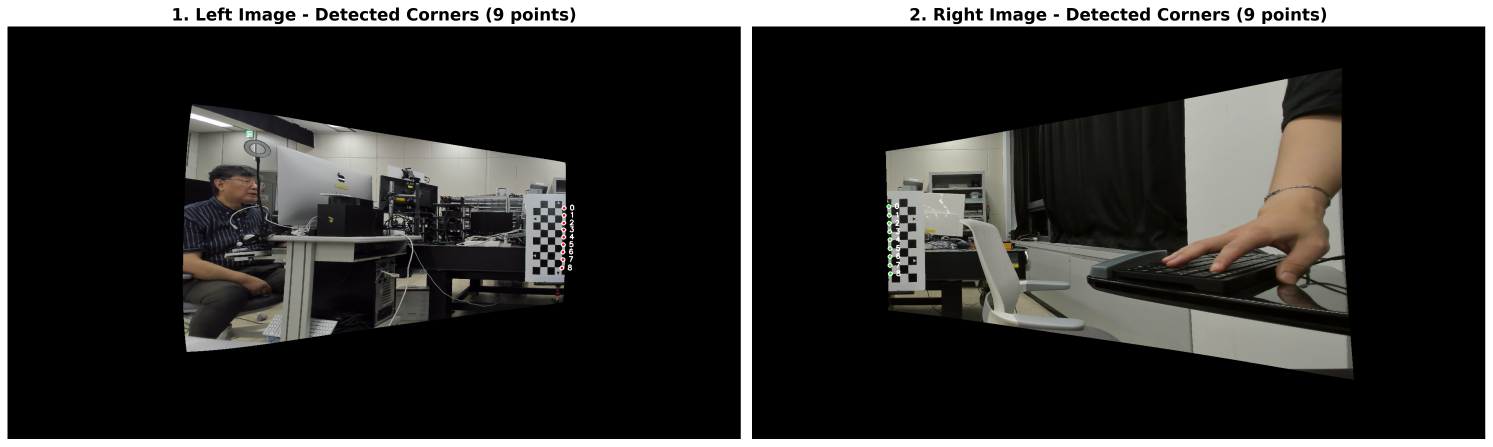
#> input picture Eyetracking/Eyetracking_code/data/visualization/2_feature_detection.png, 5970 x 1786 px (shown at 1/4 size)
$ python -i Stitching_3.py   (imports and definitions only)
#> lines starting #> are read from the running program, lines starting #| are printed output that depends on the picture; after the words box and inside, x2 and y2 are one past the last pixel; in counts of white or black regions, pixels touching at a corner belong together
import cv2
import numpy as np
import os
import json


CHESSBOARD_SIZE = (3, 9)      # 체크보드 크기 (가로, 세로) - 내부 코너 개수

# ========================================
# 카메라 인덱스 설정 (Camera_1.py와 동일)
# ========================================
LEFT_CAMERA_INDEX = 2         # 왼쪽 카메라
CENTER_CAMERA_INDEX = 1       # 중앙 카메라
RIGHT_CAMERA_INDEX = 0        # 오른쪽 카메라

# ========================================
# 디스플레이 설정 (Realtime_Video_4.py와 동일)
# ========================================
DISPLAY_SCALE = 0.5          # 화면 표시용 스케일 (0.5 = 50% 크기, 1.0 = 100% 크기)

# [51 lines left out: functions load_calibration_config, apply_rectification_maps, not called in this run]

# Helper functions from Stitching_Engine_3.py
def preprocess_image_for_chessboard(gray):
    """체커보드 검출을 위한 이미지 전처리 (Calibration_2.py와 동일한 강화된 방식)"""
    # 가우시안 블러로 노이즈 제거
    blurred = cv2.GaussianBlur(gray, (5, 5), 0)

    # 히스토그램 평활화로 대비 향상
    clahe = cv2.createCLAHE(clipLimit=2.0, tileGridSize=(8,8))
    enhanced = clahe.apply(blurred)
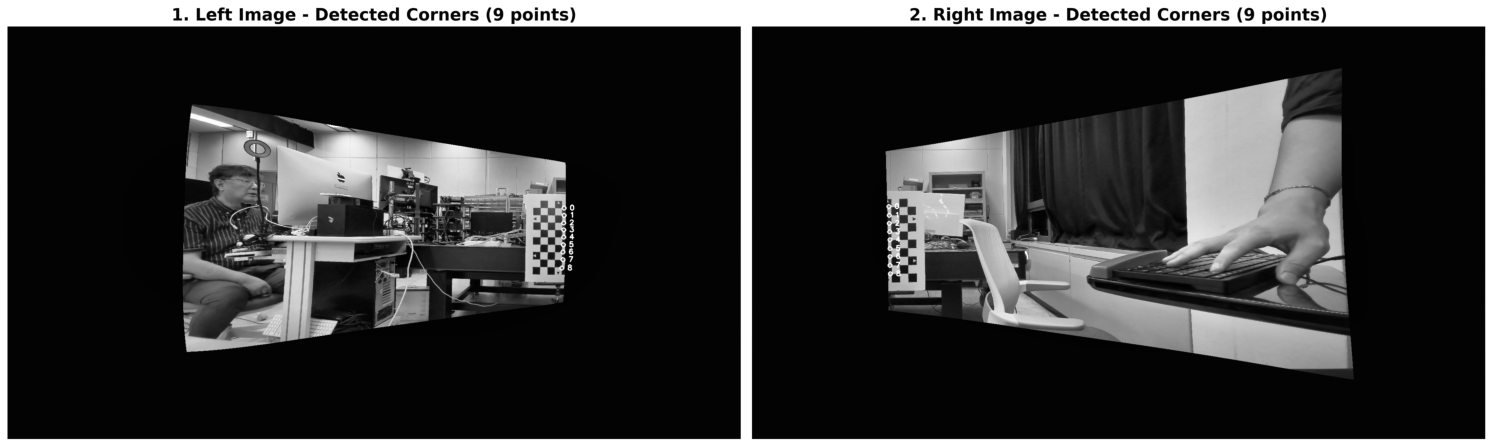
#> enhanced: shape (1786, 5970) (shown at 1/4 size); min 1, max 255, mean 53.4

    # 추가 필터링 옵션들
    gaussian_3x3 = cv2.GaussianBlur(gray, (3, 3), 0)
    median_5 = cv2.medianBlur(gray, 5)

    # 이진화 (적응적 임계값)
    binary = cv2.adaptiveThreshold(blurred, 255, cv2.ADAPTIVE_THRESH_GAUSSIAN_C,
                                  cv2.THRESH_BINARY, 11, 2)
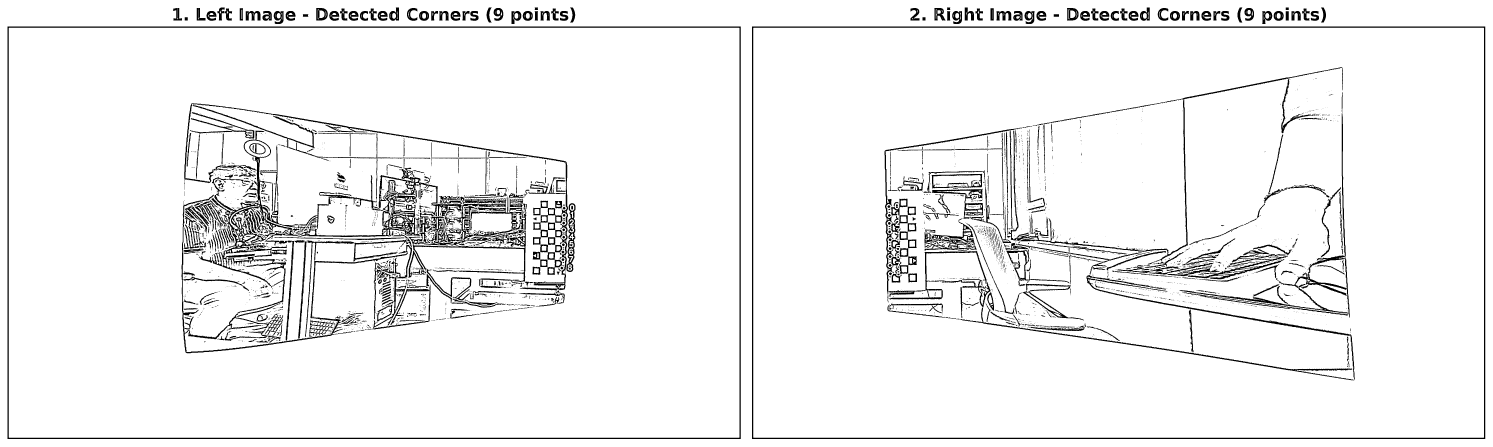
#> binary: shape (1786, 5970) (shown at 1/4 size); 94.6% white; 3181 black regions (2429 under 20 px), largest, box (x1, y1, x2, y2) and area: (797, 522, 2108, 1202) 86180, (30, 106, 2963, 1756) 45734, (3008, 106, 5941, 1756) 45734

    return enhanced, binary, gaussian_3x3, median_5

# [1200 lines left out: functions validate_chessboard_corners, detect_chessboard_multiscale, save_debug_images, detect_chessboard_corners_simple, detect_overlap_features, calculate_homography_from_overlap_corners and 15 more, not called in this run]

# [2 lines not run here, left out]

>>> import cv2
>>> picture = cv2.imread('data/visualization/2_feature_detection.png', cv2.IMREAD_GRAYSCALE)
>>> result = preprocess_image_for_chessboard(picture)

$ run again, on Eyetracking/Eyetracking_code/스크린샷 2025-08-25 210015.png
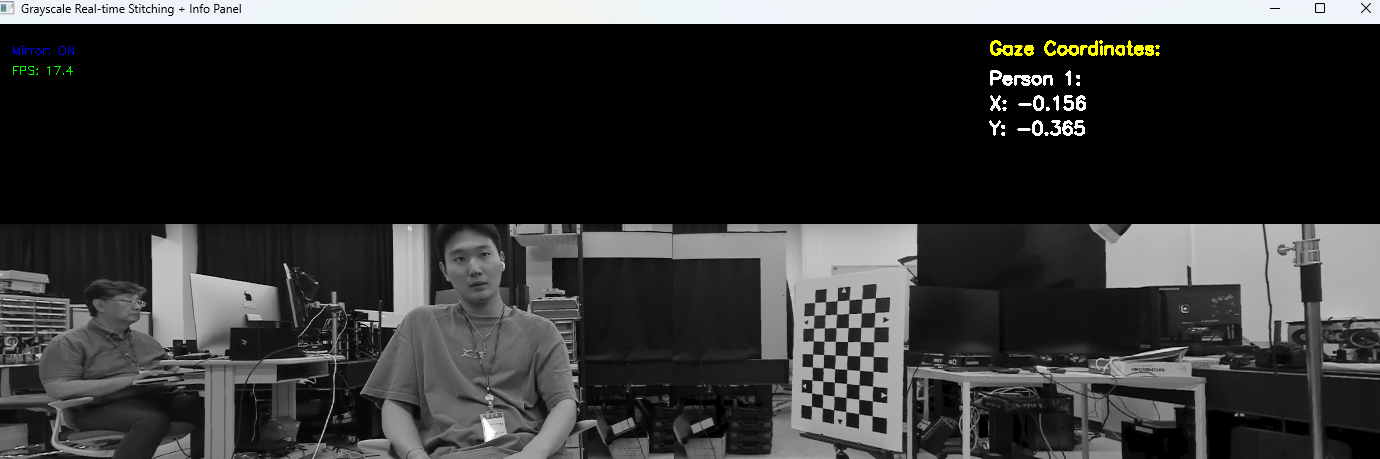
#> input picture Eyetracking/Eyetracking_code/스크린샷 2025-08-25 210015.png, 1380 x 459 px
#> in preprocess_image_for_chessboard, `enhanced = clahe.apply(blurred)`:
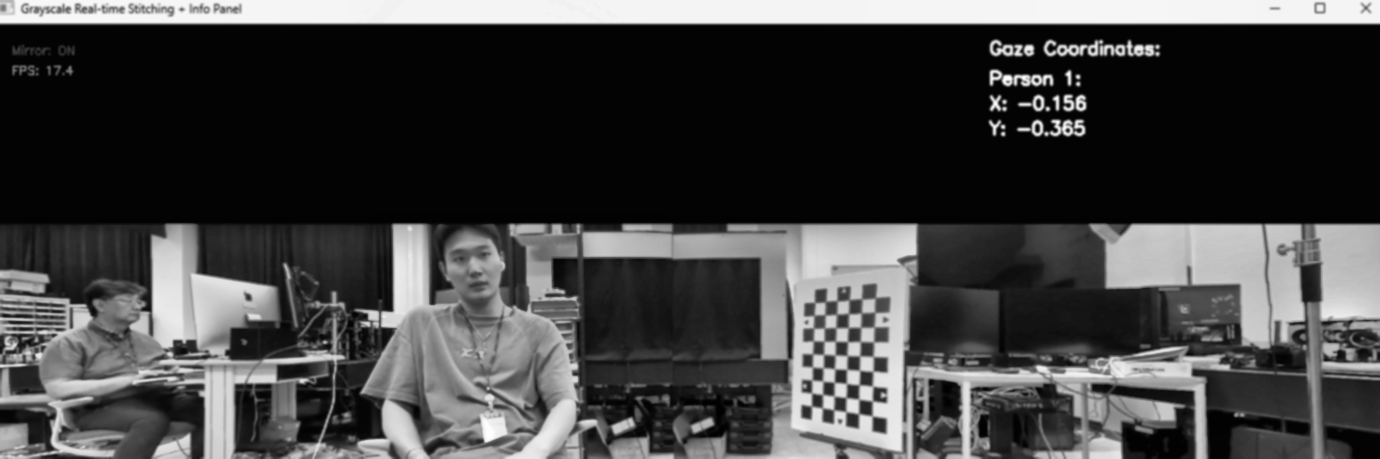
#> enhanced: shape (459, 1380); min 1, max 255, mean 65.8
#> in preprocess_image_for_chessboard, `binary = cv2.adaptiveThreshold(blurred, 255, cv2.ADAPTIVE_THRESH_GAUSS..`:
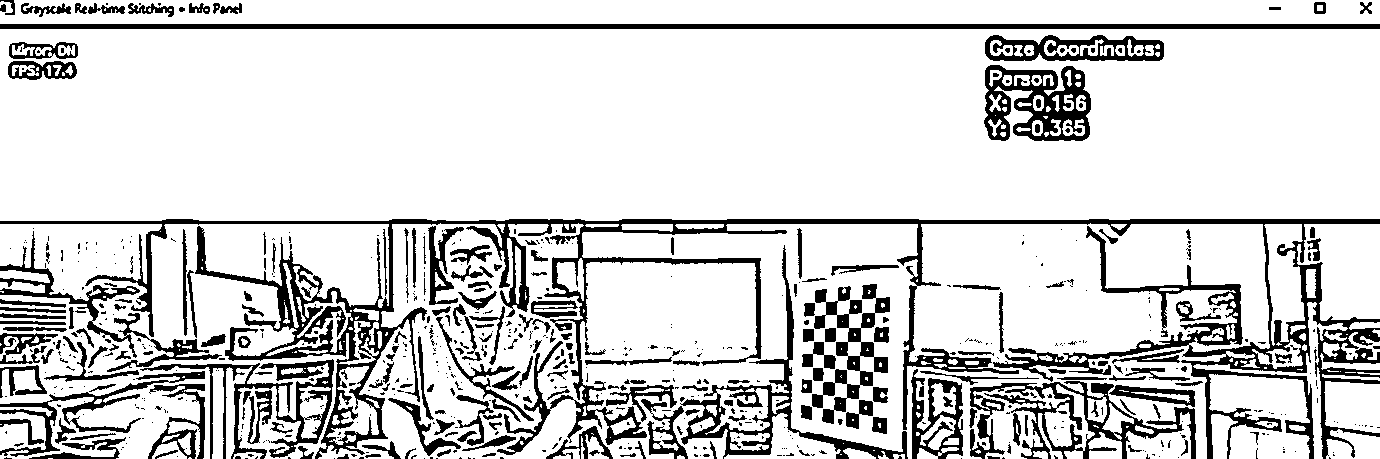
#> binary: shape (459, 1380); 82.8% white; 681 black regions (452 under 20 px), largest, box (x1, y1, x2, y2) and area: (0, 219, 1380, 459) 38329, (0, 24, 1380, 29) 6900, (970, 381, 1196, 459) 5092

$ run again, on Eyetracking/Eyetracking_code/data/corners/CR_Center/img00_corners.png
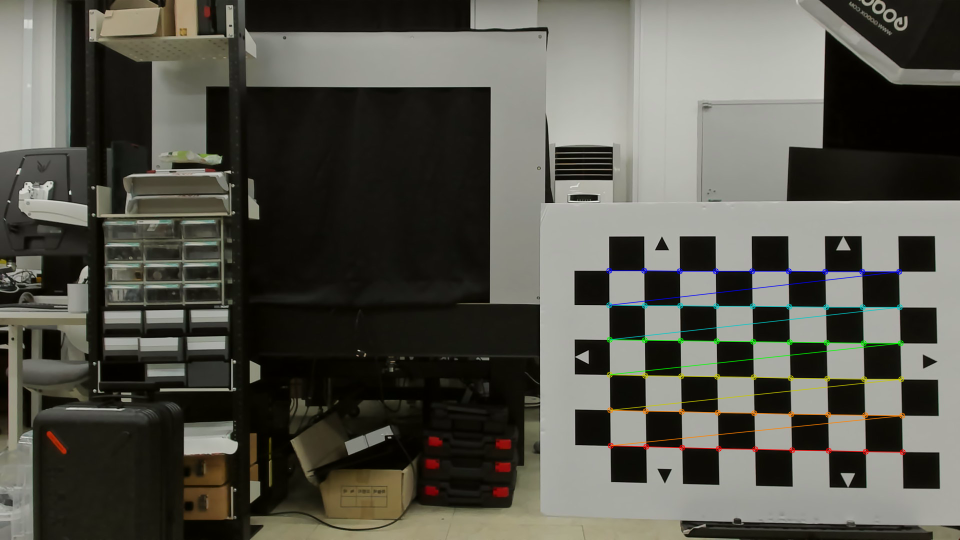
#> input picture Eyetracking/Eyetracking_code/data/corners/CR_Center/img00_corners.png, 1920 x 1080 px (shown at 1/2 size)
#> in preprocess_image_for_chessboard, `enhanced = clahe.apply(blurred)`:
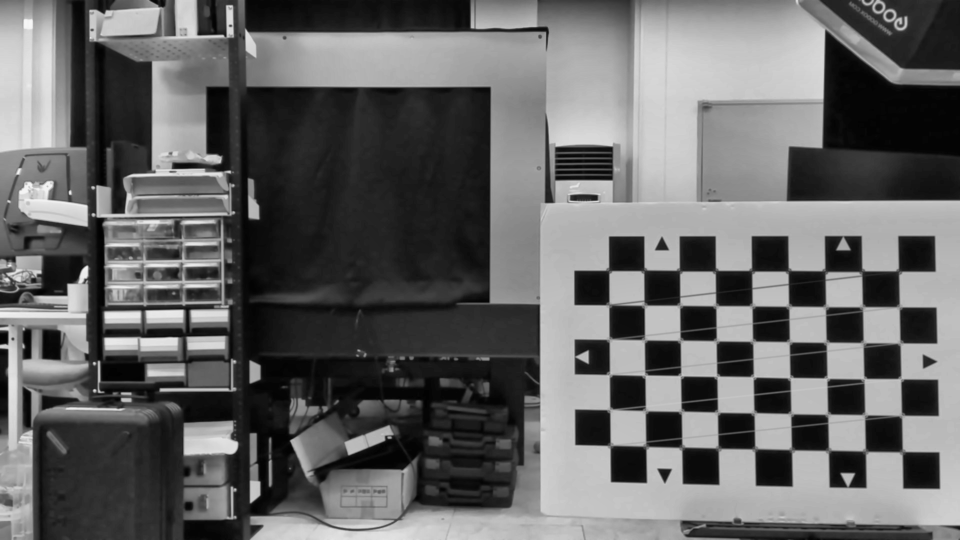
#> enhanced: shape (1080, 1920) (shown at 1/2 size); min 1, max 247, mean 101.1
#> in preprocess_image_for_chessboard, `binary = cv2.adaptiveThreshold(blurred, 255, cv2.ADAPTIVE_THRESH_GAUSS..`:
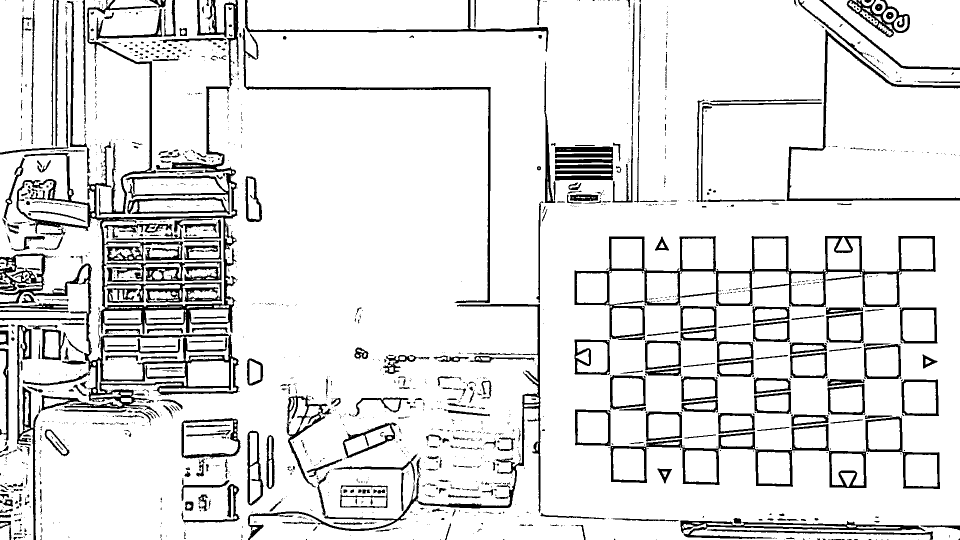
#> binary: shape (1080, 1920) (shown at 1/2 size); 88.8% white; 1627 black regions (1188 under 20 px), largest, box (x1, y1, x2, y2) and area: (33, 173, 475, 669) 27201, (0, 507, 480, 835) 17211, (1149, 472, 1872, 679) 15377
